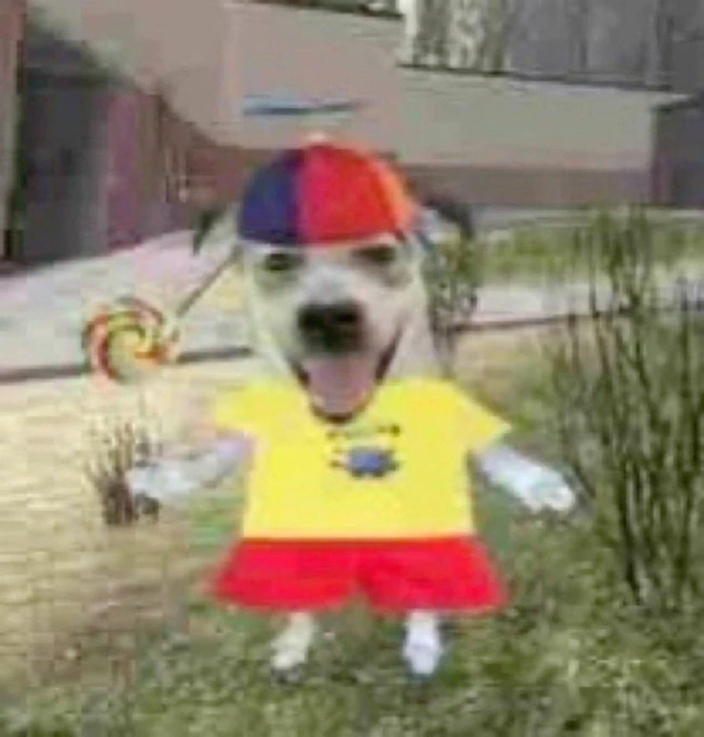
#> input picture assets/img1.jpg, 1407 x 1474 px, found by its file name (shown at 1/2 size)
$ python proje1.py
#> lines starting #> are read from the running program, lines starting #| are printed output that depends on the picture
import cv2
import numpy as np

pic = cv2.imread("C:/Users/Sena/OneDrive/Desktop/goruntu_isleme/assets/img1.jpg")
#> pic is the input picture: shape (1474, 1407, 3); mean B, G, R 106.7, 131.1, 144

if pic is None:
    print("Görsel okunamadı.")
else:
    print("Görsel okundu.")

pic = cv2.resize(pic, (400, 400))
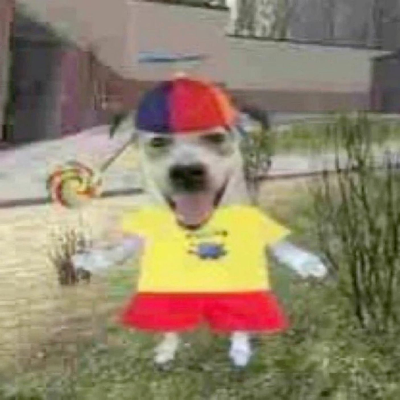
#> pic: shape (400, 400, 3); mean B, G, R 106.5, 131, 143.9
original_pic = pic.copy()
gray_pic = cv2.cvtColor(pic, cv2.COLOR_BGR2GRAY)
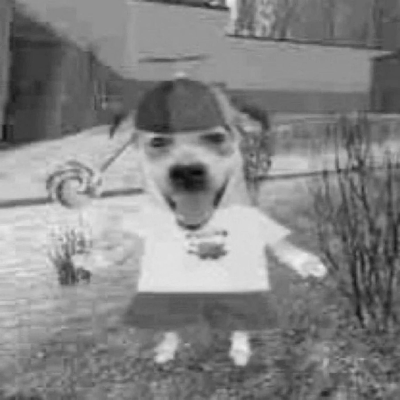
#> gray_pic: shape (400, 400); min 8, max 239, mean 132.1

mod = "renkli"

while True:
    cv2.imshow("goruntu", pic)
    tus = cv2.waitKey(0)
#> (key e is pressed here)

    if tus == ord('w'):
        mod = "renkli"
        pic = original_pic.copy()
        cv2.imshow("goruntu", pic)

    elif tus == ord('e'):
        mod = "gri"
        gray_pic = cv2.cvtColor(
            original_pic if mod == "renkli" else pic, cv2.COLOR_BGR2GRAY
        )
        pic = cv2.cvtColor(pic, cv2.COLOR_BGR2GRAY)
        cv2.imshow("goruntu", pic)

    elif tus == ord('r'):
        pic = cv2.rotate(pic, cv2.ROTATE_90_CLOCKWISE)
        cv2.imshow("goruntu", pic)

    elif tus == ord('t'):
        pic = cv2.rotate(pic, cv2.ROTATE_90_COUNTERCLOCKWISE)
        cv2.imshow("goruntu", pic)

    elif tus == ord('y'):
        pic = cv2.flip(pic, 1)
        cv2.imshow("goruntu", pic)

    elif tus == ord('d'):
        pic = cv2.flip(pic, 0)
        cv2.imshow("goruntu", pic)

    elif tus == ord('n'):
        pic = cv2.bitwise_not(pic)
        cv2.imshow("goruntu", pic)

    elif tus == ord('+'):
        pic = cv2.convertScaleAbs(pic, alpha=1.2, beta=20)
        cv2.imshow("goruntu", pic)

    elif tus == ord('-'):
        pic = cv2.convertScaleAbs(pic, alpha=0.8, beta=-20)
        cv2.imshow("goruntu", pic)

    elif tus == ord('b'):
        pic = cv2.GaussianBlur(pic, (15, 15), 0)
        cv2.imshow("goruntu", pic)

    elif tus == ord('1'):
       pic = cv2.resize(pic, (0, 0), fx=0.8, fy=0.8)
       cv2.imshow("goruntu", pic)

    elif tus == ord('2'):
       pic = cv2.resize(pic, (0, 0), fx=1.2, fy=1.2)
       cv2.imshow("goruntu", pic)

    elif tus == ord('s'):
        cv2.imwrite("C:/Users/Sena/OneDrive/Desktop/goruntu_isleme/assets/kaydedilen.jpg", pic)
        print("Görsel başarıyla kaydedildi!")

    elif tus == ord('q'):
        cv2.destroyAllWindows()
        break
